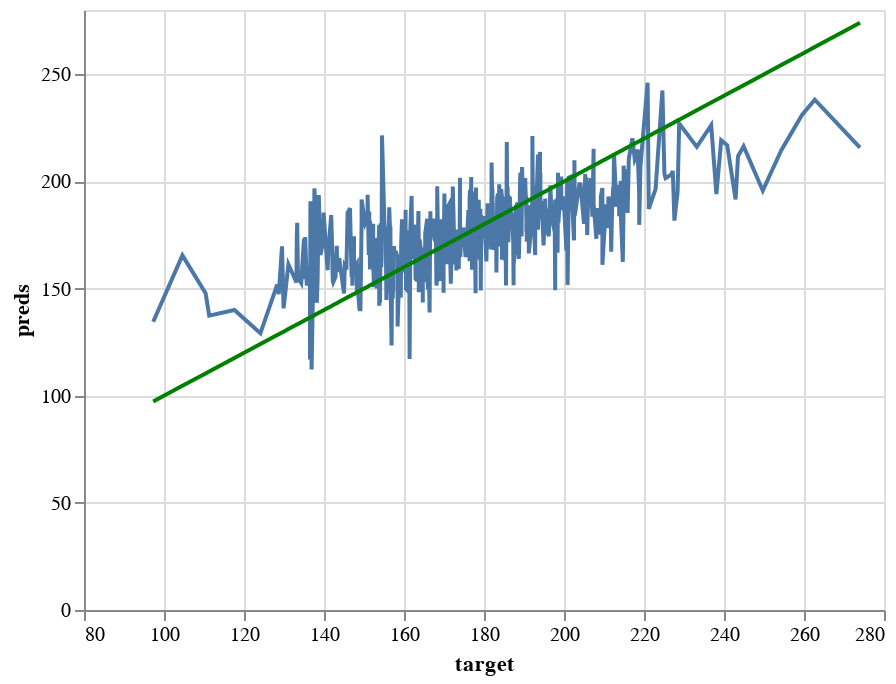

Write notebook code for a chart like this one.
### Code cell
# predictions versus the target line charts on the validation set
perfect_test = alt.Chart(pd.DataFrame({'target': y_valid, 'preds': y_valid})).mark_line(color='green').encode(
    x='target',
    y='preds'
)

pred_chart_test = alt.Chart(pd.DataFrame({'target': y_valid, 'preds': y_valid_preds})).mark_line().encode(
    x='target',
    y='preds'
  )

pred_chart_test + perfect_test

### Figure 1 — Vega-Lite specification as saved in the notebook (floating-point values rounded to 4 significant figures; data arrays with more than 128 entries replaced by an {"elided": "..."} marker saying what was removed)
{"config": {"view": {"continuousWidth": 400, "continuousHeight": 300}}, "layer": [{"data": {"name": "data-a0c9c52b016c688d676f74e6d0af91d3"}, "mark": "line", "encoding": {"x": {"field": "target", "type": "quantitative"}, "y": {"field": "preds", "type": "quantitative"}}}, {"data": {"name": "data-16e87899caa201e036ee5a19c4ba1178"}, "mark": {"type": "line", "color": "green"}, "encoding": {"x": {"field": "target", "type": "quantitative"}, "y": {"field": "preds", "type": "quantitative"}}}], "$schema": "https://vega.github.io/schema/vega-lite/v4.17.0.json", "datasets": {"data-a0c9c52b016c688d676f74e6d0af91d3": {"elided": "488 records"}, "data-16e87899caa201e036ee5a19c4ba1178": {"elided": "488 records"}}}
